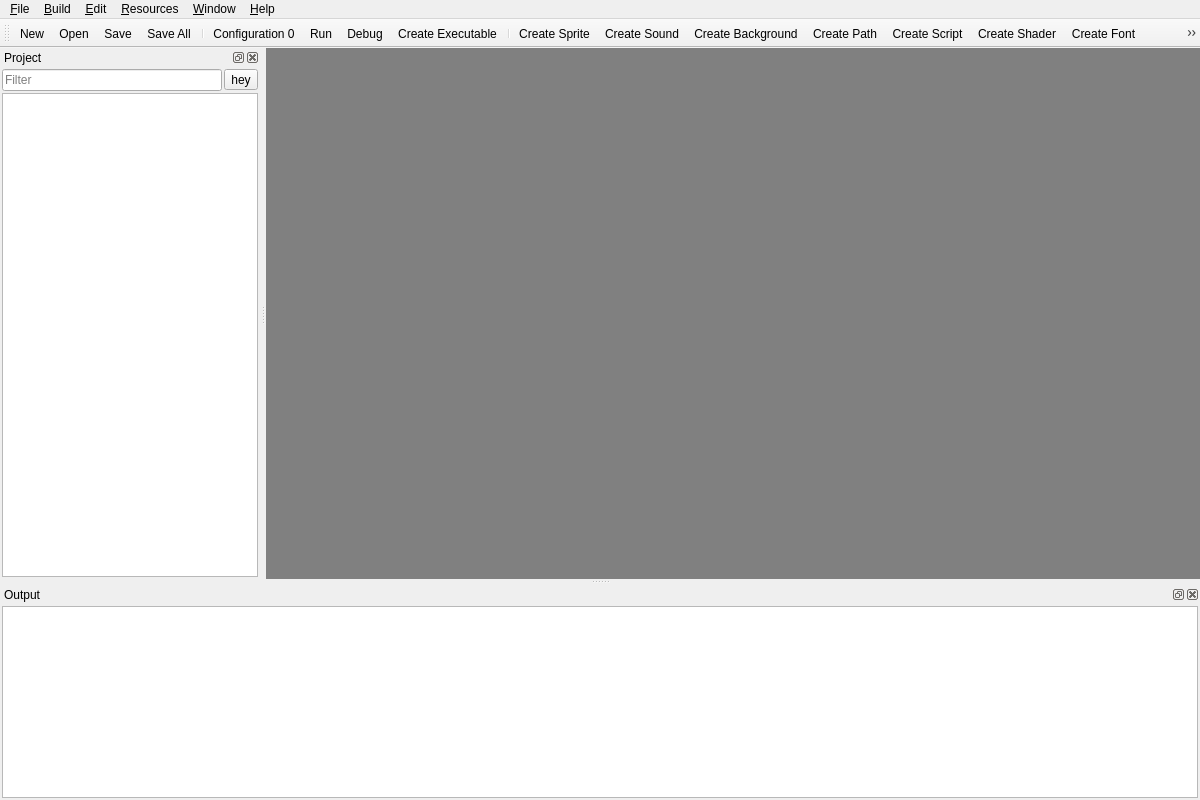
<?xml version="1.0" encoding="UTF-8"?>
<ui version="4.0">
 <class>MainWindow</class>
 <widget class="QMainWindow" name="MainWindow">
  <property name="geometry">
   <rect>
    <x>0</x>
    <y>0</y>
    <width>1200</width>
    <height>800</height>
   </rect>
  </property>
  <property name="windowTitle">
   <string>&lt;new game&gt; - ENIGMA</string>
  </property>
  <property name="windowIcon">
   <iconset resource="images.qrc">
    <normaloff>:/icon.ico</normaloff>:/icon.ico</iconset>
  </property>
  <property name="autoFillBackground">
   <bool>false</bool>
  </property>
  <property name="dockNestingEnabled">
   <bool>true</bool>
  </property>
  <property name="dockOptions">
   <set>QMainWindow::AllowNestedDocks|QMainWindow::AllowTabbedDocks|QMainWindow::AnimatedDocks</set>
  </property>
  <widget class="QWidget" name="centralWidget">
   <layout class="QVBoxLayout" name="verticalLayout">
    <property name="spacing">
     <number>4</number>
    </property>
    <property name="leftMargin">
     <number>0</number>
    </property>
    <property name="topMargin">
     <number>0</number>
    </property>
    <property name="rightMargin">
     <number>0</number>
    </property>
    <property name="bottomMargin">
     <number>0</number>
    </property>
    <item>
     <widget class="QMdiArea" name="mdiArea">
      <property name="sizePolicy">
       <sizepolicy hsizetype="Expanding" vsizetype="Expanding">
        <horstretch>0</horstretch>
        <verstretch>0</verstretch>
       </sizepolicy>
      </property>
      <property name="frameShape">
       <enum>QFrame::NoFrame</enum>
      </property>
      <property name="frameShadow">
       <enum>QFrame::Sunken</enum>
      </property>
      <property name="verticalScrollBarPolicy">
       <enum>Qt::ScrollBarAsNeeded</enum>
      </property>
      <property name="horizontalScrollBarPolicy">
       <enum>Qt::ScrollBarAsNeeded</enum>
      </property>
      <property name="background">
       <brush brushstyle="SolidPattern">
        <color alpha="255">
         <red>128</red>
         <green>128</green>
         <blue>128</blue>
        </color>
       </brush>
      </property>
      <property name="activationOrder">
       <enum>QMdiArea::ActivationHistoryOrder</enum>
      </property>
      <property name="documentMode">
       <bool>false</bool>
      </property>
      <property name="tabsClosable">
       <bool>true</bool>
      </property>
      <property name="tabsMovable">
       <bool>true</bool>
      </property>
      <property name="tabShape">
       <enum>QTabWidget::Rounded</enum>
      </property>
      <property name="tabPosition">
       <enum>QTabWidget::North</enum>
      </property>
     </widget>
    </item>
   </layout>
  </widget>
  <widget class="QMenuBar" name="menuBar">
   <property name="geometry">
    <rect>
     <x>0</x>
     <y>0</y>
     <width>1200</width>
     <height>31</height>
    </rect>
   </property>
   <widget class="QMenu" name="menuFile">
    <property name="title">
     <string>&amp;File</string>
    </property>
    <widget class="QMenu" name="menuRecent">
     <property name="enabled">
      <bool>false</bool>
     </property>
     <property name="title">
      <string>&amp;Recent</string>
     </property>
    </widget>
    <addaction name="actionNew"/>
    <addaction name="actionOpen"/>
    <addaction name="menuRecent"/>
    <addaction name="separator"/>
    <addaction name="actionSave"/>
    <addaction name="actionSaveAll"/>
    <addaction name="separator"/>
    <addaction name="actionPreferences"/>
    <addaction name="separator"/>
    <addaction name="actionExit"/>
   </widget>
   <widget class="QMenu" name="menuBuild">
    <property name="title">
     <string>&amp;Build</string>
    </property>
    <widget class="QMenu" name="menuChangeGameSettings">
     <property name="title">
      <string>Change &amp;Game Settings</string>
     </property>
     <property name="icon">
      <iconset resource="images.qrc">
       <normaloff>:/resources/settings.png</normaloff>:/resources/settings.png</iconset>
     </property>
     <addaction name="actionConfiguration0"/>
     <addaction name="actionConfiguration1"/>
     <addaction name="separator"/>
     <addaction name="actionSettingsProperties"/>
    </widget>
    <addaction name="actionRun"/>
    <addaction name="actionDebug"/>
    <addaction name="actionCreateExecutable"/>
    <addaction name="separator"/>
    <addaction name="menuChangeGameSettings"/>
   </widget>
   <widget class="QMenu" name="menuEdit">
    <property name="title">
     <string>&amp;Edit</string>
    </property>
    <widget class="QMenu" name="menuCreateResource">
     <property name="title">
      <string>&amp;Create Resource</string>
     </property>
     <property name="icon">
      <iconset resource="images.qrc">
       <normaloff>:/actions/new.png</normaloff>:/actions/new.png</iconset>
     </property>
     <addaction name="actionCreateSprite"/>
     <addaction name="actionCreateSound"/>
     <addaction name="actionCreateBackground"/>
     <addaction name="actionCreatePath"/>
     <addaction name="actionCreateScript"/>
     <addaction name="actionCreateShader"/>
     <addaction name="actionCreateFont"/>
     <addaction name="actionCreateTimeline"/>
     <addaction name="actionCreateObject"/>
     <addaction name="actionCreateRoom"/>
     <addaction name="actionCreateSettings"/>
    </widget>
    <addaction name="menuCreateResource"/>
    <addaction name="actionDuplicate"/>
    <addaction name="separator"/>
    <addaction name="actionCreateGroup"/>
    <addaction name="separator"/>
    <addaction name="actionSortByName"/>
    <addaction name="separator"/>
    <addaction name="actionExpand"/>
    <addaction name="actionCollapse"/>
    <addaction name="separator"/>
    <addaction name="actionDelete"/>
    <addaction name="separator"/>
    <addaction name="actionRename"/>
    <addaction name="separator"/>
    <addaction name="actionProperties"/>
   </widget>
   <widget class="QMenu" name="menuWindow">
    <property name="title">
     <string>&amp;Window</string>
    </property>
    <addaction name="actionCascade"/>
    <addaction name="actionTile"/>
    <addaction name="actionToggleTabbedView"/>
    <addaction name="separator"/>
    <addaction name="actionCloseAll"/>
    <addaction name="actionCloseOthers"/>
    <addaction name="separator"/>
    <addaction name="actionNext"/>
    <addaction name="actionPrevious"/>
    <addaction name="separator"/>
   </widget>
   <widget class="QMenu" name="menuHelp">
    <property name="title">
     <string>&amp;Help</string>
    </property>
    <addaction name="actionDocumentation"/>
    <addaction name="separator"/>
    <addaction name="actionWebsite"/>
    <addaction name="actionCommunity"/>
    <addaction name="actionSubmitIssue"/>
    <addaction name="separator"/>
    <addaction name="actionExploreENIGMA"/>
    <addaction name="actionExploreProject"/>
    <addaction name="separator"/>
    <addaction name="actionAbout"/>
   </widget>
   <widget class="QMenu" name="menuResources">
    <property name="title">
     <string>&amp;Resources</string>
    </property>
    <addaction name="actionCreateSprite"/>
    <addaction name="actionCreateSound"/>
    <addaction name="actionCreateBackground"/>
    <addaction name="actionCreatePath"/>
    <addaction name="actionCreateScript"/>
    <addaction name="actionCreateShader"/>
    <addaction name="actionCreateFont"/>
    <addaction name="actionCreateTimeline"/>
    <addaction name="actionCreateObject"/>
    <addaction name="actionCreateRoom"/>
    <addaction name="actionCreateSettings"/>
   </widget>
   <addaction name="menuFile"/>
   <addaction name="menuBuild"/>
   <addaction name="menuEdit"/>
   <addaction name="menuResources"/>
   <addaction name="menuWindow"/>
   <addaction name="menuHelp"/>
  </widget>
  <widget class="QToolBar" name="mainToolBar">
   <property name="windowTitle">
    <string>Toolbar</string>
   </property>
   <property name="iconSize">
    <size>
     <width>24</width>
     <height>24</height>
    </size>
   </property>
   <property name="floatable">
    <bool>true</bool>
   </property>
   <attribute name="toolBarArea">
    <enum>TopToolBarArea</enum>
   </attribute>
   <attribute name="toolBarBreak">
    <bool>false</bool>
   </attribute>
   <addaction name="actionNew"/>
   <addaction name="actionOpen"/>
   <addaction name="actionSave"/>
   <addaction name="actionSaveAll"/>
   <addaction name="separator"/>
   <addaction name="actionSettings"/>
   <addaction name="actionRun"/>
   <addaction name="actionDebug"/>
   <addaction name="actionCreateExecutable"/>
   <addaction name="separator"/>
   <addaction name="actionCreateSprite"/>
   <addaction name="actionCreateSound"/>
   <addaction name="actionCreateBackground"/>
   <addaction name="actionCreatePath"/>
   <addaction name="actionCreateScript"/>
   <addaction name="actionCreateShader"/>
   <addaction name="actionCreateFont"/>
   <addaction name="actionCreateTimeline"/>
   <addaction name="actionCreateObject"/>
   <addaction name="actionCreateRoom"/>
   <addaction name="actionCreateSettings"/>
   <addaction name="separator"/>
   <addaction name="actionPreferences"/>
   <addaction name="separator"/>
   <addaction name="actionDocumentation"/>
  </widget>
  <widget class="QDockWidget" name="outputDockWidget">
   <property name="windowIcon">
    <iconset resource="images.qrc">
     <normaloff>:/actions/debug.png</normaloff>:/actions/debug.png</iconset>
   </property>
   <property name="floating">
    <bool>false</bool>
   </property>
   <property name="features">
    <set>QDockWidget::AllDockWidgetFeatures</set>
   </property>
   <property name="allowedAreas">
    <set>Qt::AllDockWidgetAreas</set>
   </property>
   <property name="windowTitle">
    <string>Output</string>
   </property>
   <attribute name="dockWidgetArea">
    <number>8</number>
   </attribute>
   <widget class="QWidget" name="outputDockWidgetContents">
    <layout class="QVBoxLayout" name="verticalLayout_3">
     <property name="spacing">
      <number>2</number>
     </property>
     <property name="leftMargin">
      <number>2</number>
     </property>
     <property name="topMargin">
      <number>2</number>
     </property>
     <property name="rightMargin">
      <number>2</number>
     </property>
     <property name="bottomMargin">
      <number>2</number>
     </property>
     <item>
      <widget class="QStackedWidget" name="outputStackedWidget">
       <widget class="QWidget" name="outputTextPage">
        <layout class="QVBoxLayout" name="verticalLayout_4">
         <property name="spacing">
          <number>0</number>
         </property>
         <property name="leftMargin">
          <number>0</number>
         </property>
         <property name="topMargin">
          <number>0</number>
         </property>
         <property name="rightMargin">
          <number>0</number>
         </property>
         <property name="bottomMargin">
          <number>0</number>
         </property>
         <item>
          <widget class="QTextBrowser" name="outputTextBrowser"/>
         </item>
        </layout>
       </widget>
       <widget class="QWidget" name="debugTextPage">
        <layout class="QVBoxLayout" name="verticalLayout_5">
         <property name="spacing">
          <number>0</number>
         </property>
         <property name="leftMargin">
          <number>0</number>
         </property>
         <property name="topMargin">
          <number>0</number>
         </property>
         <property name="rightMargin">
          <number>0</number>
         </property>
         <property name="bottomMargin">
          <number>0</number>
         </property>
         <item>
          <widget class="QTextBrowser" name="debugTextBrowser"/>
         </item>
        </layout>
       </widget>
      </widget>
     </item>
    </layout>
   </widget>
  </widget>
  <widget class="QDockWidget" name="treeDockWidget">
   <property name="autoFillBackground">
    <bool>false</bool>
   </property>
   <property name="allowedAreas">
    <set>Qt::AllDockWidgetAreas</set>
   </property>
   <property name="windowTitle">
    <string>Project</string>
   </property>
   <attribute name="dockWidgetArea">
    <number>1</number>
   </attribute>
   <widget class="QWidget" name="treeDockWidgetContents">
    <layout class="QVBoxLayout" name="verticalLayout_2">
     <property name="spacing">
      <number>2</number>
     </property>
     <property name="leftMargin">
      <number>2</number>
     </property>
     <property name="topMargin">
      <number>2</number>
     </property>
     <property name="rightMargin">
      <number>2</number>
     </property>
     <property name="bottomMargin">
      <number>2</number>
     </property>
     <item>
      <layout class="QHBoxLayout" name="treeFilterLayout">
       <property name="spacing">
        <number>2</number>
       </property>
       <property name="leftMargin">
        <number>0</number>
       </property>
       <property name="topMargin">
        <number>0</number>
       </property>
       <property name="rightMargin">
        <number>0</number>
       </property>
       <property name="bottomMargin">
        <number>0</number>
       </property>
       <item>
        <widget class="QLineEdit" name="treeFilterEdit">
         <property name="inputMask">
          <string/>
         </property>
         <property name="text">
          <string/>
         </property>
         <property name="placeholderText">
          <string>Filter</string>
         </property>
        </widget>
       </item>
       <item>
        <widget class="QToolButton" name="treeFilterButton">
         <property name="text">
          <string>hey</string>
         </property>
         <property name="icon">
          <iconset resource="images.qrc">
           <normaloff>:/actions/find.png</normaloff>:/actions/find.png</iconset>
         </property>
        </widget>
       </item>
      </layout>
     </item>
     <item>
      <widget class="QTreeView" name="treeView">
       <property name="contextMenuPolicy">
        <enum>Qt::CustomContextMenu</enum>
       </property>
       <property name="editTriggers">
        <set>QAbstractItemView::EditKeyPressed|QAbstractItemView::SelectedClicked</set>
       </property>
       <property name="dragEnabled">
        <bool>true</bool>
       </property>
       <property name="dragDropMode">
        <enum>QAbstractItemView::DragDrop</enum>
       </property>
       <property name="defaultDropAction">
        <enum>Qt::MoveAction</enum>
       </property>
       <property name="alternatingRowColors">
        <bool>false</bool>
       </property>
       <property name="selectionMode">
        <enum>QAbstractItemView::ExtendedSelection</enum>
       </property>
       <property name="rootIsDecorated">
        <bool>true</bool>
       </property>
       <property name="uniformRowHeights">
        <bool>false</bool>
       </property>
       <property name="itemsExpandable">
        <bool>true</bool>
       </property>
       <property name="sortingEnabled">
        <bool>true</bool>
       </property>
       <property name="allColumnsShowFocus">
        <bool>false</bool>
       </property>
       <property name="headerHidden">
        <bool>true</bool>
       </property>
       <attribute name="headerVisible">
        <bool>false</bool>
       </attribute>
      </widget>
     </item>
    </layout>
   </widget>
  </widget>
  <action name="actionNew">
   <property name="icon">
    <iconset resource="images.qrc">
     <normaloff>:/actions/new.png</normaloff>:/actions/new.png</iconset>
   </property>
   <property name="text">
    <string>&amp;New</string>
   </property>
   <property name="shortcut">
    <string>Ctrl+N</string>
   </property>
  </action>
  <action name="actionOpen">
   <property name="icon">
    <iconset resource="images.qrc">
     <normaloff>:/actions/open.png</normaloff>:/actions/open.png</iconset>
   </property>
   <property name="text">
    <string>&amp;Open</string>
   </property>
   <property name="shortcut">
    <string>Ctrl+O</string>
   </property>
  </action>
  <action name="actionSave">
   <property name="icon">
    <iconset resource="images.qrc">
     <normaloff>:/actions/save.png</normaloff>:/actions/save.png</iconset>
   </property>
   <property name="text">
    <string>&amp;Save</string>
   </property>
   <property name="shortcut">
    <string>Ctrl+S</string>
   </property>
  </action>
  <action name="actionSaveAll">
   <property name="icon">
    <iconset resource="images.qrc">
     <normaloff>:/actions/save-all.png</normaloff>:/actions/save-all.png</iconset>
   </property>
   <property name="text">
    <string>Sa&amp;ve All</string>
   </property>
   <property name="toolTip">
    <string>Save All</string>
   </property>
  </action>
  <action name="actionPreferences">
   <property name="icon">
    <iconset resource="images.qrc">
     <normaloff>:/actions/preferences.png</normaloff>:/actions/preferences.png</iconset>
   </property>
   <property name="text">
    <string>&amp;Preferences</string>
   </property>
   <property name="shortcut">
    <string>Ctrl+Shift+P</string>
   </property>
  </action>
  <action name="actionExit">
   <property name="icon">
    <iconset resource="images.qrc">
     <normaloff>:/actions/cancel.png</normaloff>:/actions/cancel.png</iconset>
   </property>
   <property name="text">
    <string>E&amp;xit</string>
   </property>
   <property name="shortcut">
    <string>Ctrl+Q</string>
   </property>
  </action>
  <action name="actionRun">
   <property name="icon">
    <iconset resource="images.qrc">
     <normaloff>:/actions/run.png</normaloff>:/actions/run.png</iconset>
   </property>
   <property name="text">
    <string>&amp;Run</string>
   </property>
   <property name="shortcut">
    <string>F5</string>
   </property>
  </action>
  <action name="actionDebug">
   <property name="icon">
    <iconset resource="images.qrc">
     <normaloff>:/actions/debug.png</normaloff>:/actions/debug.png</iconset>
   </property>
   <property name="text">
    <string>&amp;Debug</string>
   </property>
   <property name="shortcut">
    <string>F6</string>
   </property>
  </action>
  <action name="actionCreateExecutable">
   <property name="icon">
    <iconset resource="images.qrc">
     <normaloff>:/actions/compile.png</normaloff>:/actions/compile.png</iconset>
   </property>
   <property name="text">
    <string>Create &amp;Executable</string>
   </property>
   <property name="shortcut">
    <string>F8</string>
   </property>
  </action>
  <action name="actionDocumentation">
   <property name="icon">
    <iconset resource="images.qrc">
     <normaloff>:/actions/manual.png</normaloff>:/actions/manual.png</iconset>
   </property>
   <property name="text">
    <string>&amp;Documentation</string>
   </property>
   <property name="shortcut">
    <string>F1</string>
   </property>
  </action>
  <action name="actionWebsite">
   <property name="icon">
    <iconset resource="images.qrc">
     <normaloff>:/actions/world.png</normaloff>:/actions/world.png</iconset>
   </property>
   <property name="text">
    <string>&amp;Website</string>
   </property>
  </action>
  <action name="actionCommunity">
   <property name="icon">
    <iconset resource="images.qrc">
     <normaloff>:/actions/people.png</normaloff>:/actions/people.png</iconset>
   </property>
   <property name="text">
    <string>&amp;Community</string>
   </property>
  </action>
  <action name="actionSubmitIssue">
   <property name="icon">
    <iconset resource="images.qrc">
     <normaloff>:/actions/tag.png</normaloff>:/actions/tag.png</iconset>
   </property>
   <property name="text">
    <string>Submit &amp;Issue</string>
   </property>
  </action>
  <action name="actionExploreENIGMA">
   <property name="text">
    <string>Explore &amp;ENIGMA</string>
   </property>
   <property name="shortcut">
    <string>Ctrl+Alt+O</string>
   </property>
  </action>
  <action name="actionExploreProject">
   <property name="text">
    <string>Explore &amp;Project</string>
   </property>
   <property name="shortcut">
    <string>Ctrl+Alt+P</string>
   </property>
  </action>
  <action name="actionAbout">
   <property name="icon">
    <iconset resource="images.qrc">
     <normaloff>:/actions/help.png</normaloff>:/actions/help.png</iconset>
   </property>
   <property name="text">
    <string>&amp;About</string>
   </property>
  </action>
  <action name="actionCascade">
   <property name="icon">
    <iconset resource="images.qrc">
     <normaloff>:/actions/cascade.png</normaloff>:/actions/cascade.png</iconset>
   </property>
   <property name="text">
    <string>&amp;Cascade</string>
   </property>
  </action>
  <action name="actionTile">
   <property name="text">
    <string>&amp;Tile</string>
   </property>
  </action>
  <action name="actionCloseAll">
   <property name="text">
    <string>Close &amp;All</string>
   </property>
  </action>
  <action name="actionCloseOthers">
   <property name="text">
    <string>Close All &amp;Others</string>
   </property>
  </action>
  <action name="actionNext">
   <property name="icon">
    <iconset resource="images.qrc">
     <normaloff>:/actions/next.png</normaloff>:/actions/next.png</iconset>
   </property>
   <property name="text">
    <string>&amp;Next</string>
   </property>
   <property name="shortcut">
    <string>Ctrl+Tab</string>
   </property>
  </action>
  <action name="actionPrevious">
   <property name="icon">
    <iconset resource="images.qrc">
     <normaloff>:/actions/previous.png</normaloff>:/actions/previous.png</iconset>
   </property>
   <property name="text">
    <string>&amp;Previous</string>
   </property>
   <property name="shortcut">
    <string>Ctrl+Shift+Tab</string>
   </property>
  </action>
  <action name="actionToggleTabbedView">
   <property name="checkable">
    <bool>true</bool>
   </property>
   <property name="text">
    <string>Toggle Tabbed &amp;View</string>
   </property>
  </action>
  <action name="actionClearRecentMenu">
   <property name="text">
    <string>&amp;Clear Menu</string>
   </property>
   <property name="toolTip">
    <string>Clear Menu</string>
   </property>
  </action>
  <action name="actionCreateSprite">
   <property name="icon">
    <iconset resource="images.qrc">
     <normaloff>:/resources/sprite.png</normaloff>:/resources/sprite.png</iconset>
   </property>
   <property name="text">
    <string>Create &amp;Sprite</string>
   </property>
   <property name="shortcut">
    <string>Ctrl+Shift+S</string>
   </property>
  </action>
  <action name="actionCreateSound">
   <property name="icon">
    <iconset resource="images.qrc">
     <normaloff>:/resources/sound.png</normaloff>:/resources/sound.png</iconset>
   </property>
   <property name="text">
    <string>Create So&amp;und</string>
   </property>
   <property name="shortcut">
    <string>Ctrl+Shift+U</string>
   </property>
  </action>
  <action name="actionCreateBackground">
   <property name="icon">
    <iconset resource="images.qrc">
     <normaloff>:/resources/background.png</normaloff>:/resources/background.png</iconset>
   </property>
   <property name="text">
    <string>Create &amp;Background</string>
   </property>
   <property name="shortcut">
    <string>Ctrl+Shift+B</string>
   </property>
  </action>
  <action name="actionCreatePath">
   <property name="icon">
    <iconset resource="images.qrc">
     <normaloff>:/resources/path.png</normaloff>:/resources/path.png</iconset>
   </property>
   <property name="text">
    <string>Create &amp;Path</string>
   </property>
   <property name="shortcut">
    <string>Ctrl+Shift+P</string>
   </property>
  </action>
  <action name="actionCreateScript">
   <property name="icon">
    <iconset resource="images.qrc">
     <normaloff>:/resources/script.png</normaloff>:/resources/script.png</iconset>
   </property>
   <property name="text">
    <string>Create S&amp;cript</string>
   </property>
   <property name="shortcut">
    <string>Ctrl+Shift+C</string>
   </property>
  </action>
  <action name="actionCreateShader">
   <property name="icon">
    <iconset resource="images.qrc">
     <normaloff>:/resources/shader.png</normaloff>:/resources/shader.png</iconset>
   </property>
   <property name="text">
    <string>Create Sh&amp;ader</string>
   </property>
   <property name="shortcut">
    <string>Ctrl+Shift+A</string>
   </property>
  </action>
  <action name="actionCreateFont">
   <property name="icon">
    <iconset resource="images.qrc">
     <normaloff>:/resources/font.png</normaloff>:/resources/font.png</iconset>
   </property>
   <property name="text">
    <string>Create &amp;Font</string>
   </property>
   <property name="shortcut">
    <string>Ctrl+Shift+F</string>
   </property>
  </action>
  <action name="actionCreateTimeline">
   <property name="icon">
    <iconset resource="images.qrc">
     <normaloff>:/resources/timeline.png</normaloff>:/resources/timeline.png</iconset>
   </property>
   <property name="text">
    <string>Create &amp;Timeline</string>
   </property>
   <property name="shortcut">
    <string>Ctrl+Shift+T</string>
   </property>
  </action>
  <action name="actionCreateObject">
   <property name="icon">
    <iconset resource="images.qrc">
     <normaloff>:/resources/object-empty.png</normaloff>:/resources/object-empty.png</iconset>
   </property>
   <property name="text">
    <string>Create &amp;Object</string>
   </property>
   <property name="shortcut">
    <string>Ctrl+Shift+O</string>
   </property>
  </action>
  <action name="actionCreateRoom">
   <property name="icon">
    <iconset resource="images.qrc">
     <normaloff>:/resources/room.png</normaloff>:/resources/room.png</iconset>
   </property>
   <property name="text">
    <string>Create &amp;Room</string>
   </property>
   <property name="shortcut">
    <string>Ctrl+Shift+R</string>
   </property>
  </action>
  <action name="actionDefineMacros">
   <property name="icon">
    <iconset resource="images.qrc">
     <normaloff>:/resources/constants.png</normaloff>:/resources/constants.png</iconset>
   </property>
   <property name="text">
    <string>Define &amp;Macros...</string>
   </property>
   <property name="shortcut">
    <string>Ctrl+Shift+N</string>
   </property>
  </action>
  <action name="actionSettingsProperties">
   <property name="icon">
    <iconset resource="images.qrc">
     <normaloff>:/actions/edit.png</normaloff>:/actions/edit.png</iconset>
   </property>
   <property name="text">
    <string>&amp;Edit Configuration 0...</string>
   </property>
  </action>
  <action name="actionSettings">
   <property name="icon">
    <iconset resource="images.qrc">
     <normaloff>:/resources/settings.png</normaloff>:/resources/settings.png</iconset>
   </property>
   <property name="text">
    <string>Configuration 0</string>
   </property>
   <property name="toolTip">
    <string>Change Game Settings</string>
   </property>
  </action>
  <action name="actionCreateGroup">
   <property name="icon">
    <iconset resource="images.qrc">
     <normaloff>:/actions/folder-new.png</normaloff>:/actions/folder-new.png</iconset>
   </property>
   <property name="text">
    <string>Create &amp;Group</string>
   </property>
   <property name="shortcut">
    <string>Shift+Ins</string>
   </property>
  </action>
  <action name="actionSortByName">
   <property name="text">
    <string>&amp;Sort by Name</string>
   </property>
  </action>
  <action name="actionDelete">
   <property name="icon">
    <iconset resource="images.qrc">
     <normaloff>:/actions/delete.png</normaloff>:/actions/delete.png</iconset>
   </property>
   <property name="text">
    <string>&amp;Delete</string>
   </property>
   <property name="shortcut">
    <string>Shift+Del</string>
   </property>
  </action>
  <action name="actionRename">
   <property name="icon">
    <iconset resource="images.qrc">
     <normaloff>:/actions/rename.png</normaloff>:/actions/rename.png</iconset>
   </property>
   <property name="text">
    <string>&amp;Rename</string>
   </property>
   <property name="shortcut">
    <string>F2</string>
   </property>
  </action>
  <action name="actionProperties">
   <property name="icon">
    <iconset resource="images.qrc">
     <normaloff>:/actions/edit.png</normaloff>:/actions/edit.png</iconset>
   </property>
   <property name="text">
    <string>&amp;Properties...</string>
   </property>
   <property name="shortcut">
    <string>Alt+Return</string>
   </property>
  </action>
  <action name="actionExpand">
   <property name="icon">
    <iconset resource="images.qrc">
     <normaloff>:/resources/group-open.png</normaloff>:/resources/group-open.png</iconset>
   </property>
   <property name="text">
    <string>&amp;Expand All</string>
   </property>
  </action>
  <action name="actionCollapse">
   <property name="icon">
    <iconset resource="images.qrc">
     <normaloff>:/resources/group.png</normaloff>:/resources/group.png</iconset>
   </property>
   <property name="text">
    <string>C&amp;ollapse All</string>
   </property>
  </action>
  <action name="actionDuplicate">
   <property name="icon">
    <iconset resource="images.qrc">
     <normaloff>:/actions/copy.png</normaloff>:/actions/copy.png</iconset>
   </property>
   <property name="text">
    <string>D&amp;uplicate</string>
   </property>
   <property name="shortcut">
    <string>Alt+Ins</string>
   </property>
  </action>
  <action name="actionCreateSettings">
   <property name="icon">
    <iconset resource="images.qrc">
     <normaloff>:/resources/settings.png</normaloff>:/resources/settings.png</iconset>
   </property>
   <property name="text">
    <string>Create Settin&amp;gs</string>
   </property>
   <property name="shortcut">
    <string>Ctrl+Shift+G</string>
   </property>
  </action>
  <actiongroup name="configActionGroup">
   <action name="actionConfiguration0">
    <property name="checkable">
     <bool>true</bool>
    </property>
    <property name="checked">
     <bool>true</bool>
    </property>
    <property name="text">
     <string>Configuration 0</string>
    </property>
   </action>
   <action name="actionConfiguration1">
    <property name="checkable">
     <bool>true</bool>
    </property>
    <property name="text">
     <string>Configuration 1</string>
    </property>
   </action>
  </actiongroup>
 </widget>
 <layoutdefault spacing="6" margin="11"/>
 <resources>
  <include location="images.qrc"/>
 </resources>
 <connections/>
</ui>
